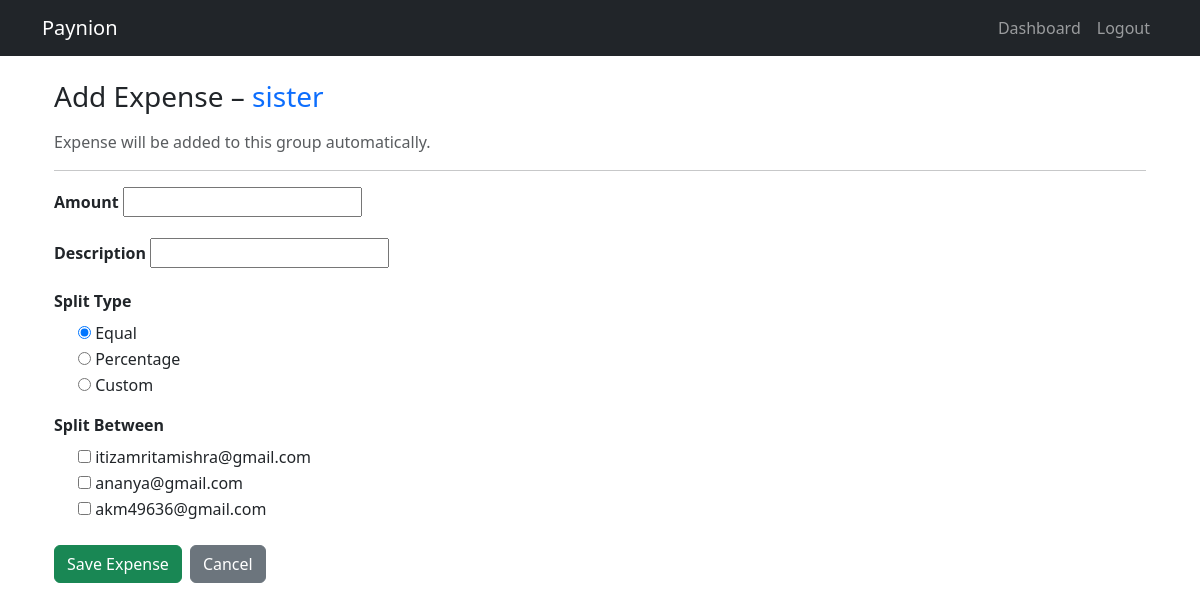
Before: /expenses/add/2/ (signed in) with the older database file.
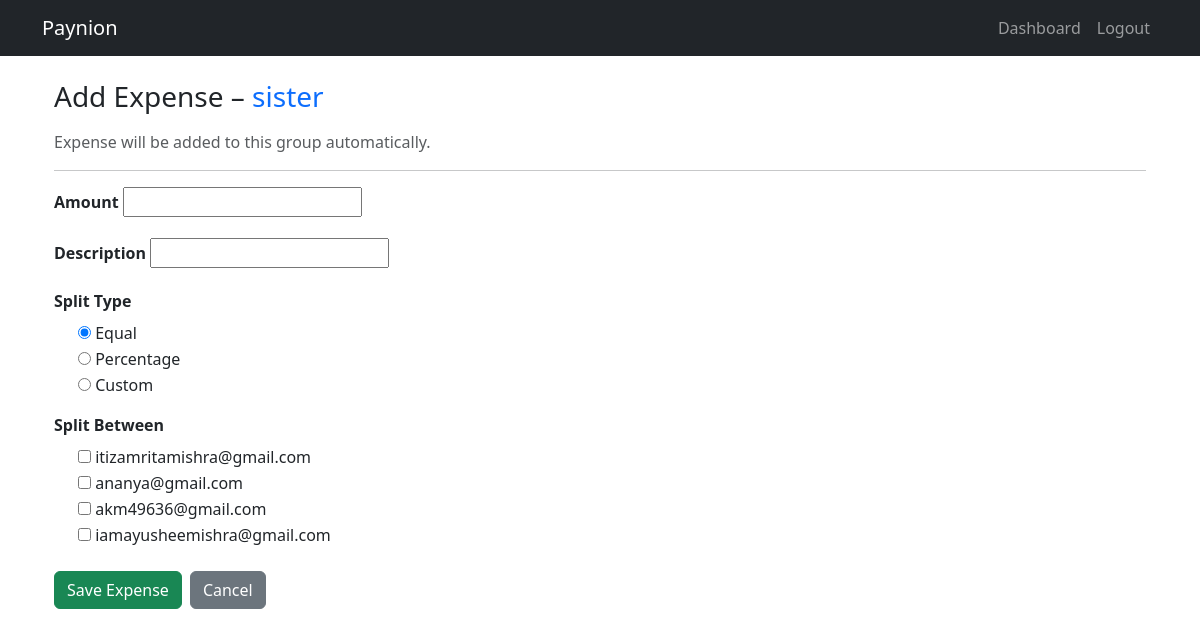
After: the same page with the newer database file.
### accounts/models.py (models this page shows)
class CustomUser(AbstractUser):
    email = models.EmailField(unique=True)
    full_name = models.CharField(max_length=255)
    phone = models.CharField(max_length=10, blank=True, null=True)
    profile_image = models.ImageField(upload_to=user_profile_path, default='default_profile.png')
    bio = models.CharField(max_length=255, blank=True, null=True)
    USERNAME_FIELD = 'email'
    REQUIRED_FIELDS = ['username', 'full_name']   # keep username but don't use for login
    def __str__(self):
        return self.email

### expenses/views.py (the view)
# urls.py: path("add/<int:group_id>/", add_expense, name="add_expense"),
@login_required
def add_expense(request, group_id):
    group = get_object_or_404(Group, id=group_id)
    if request.method == "POST":
        form = ExpenseForm(request.POST, group=group)
        if form.is_valid():
            expense = form.save(commit=False)
            expense.group = group
            expense.paid_by = request.user
            expense.save()
            users = form.cleaned_data["split_between"]
            expense.splits.all().delete()
            if expense.split_type == "equal":
                handle_equal_split(expense, users)
            elif expense.split_type == "percentage":
                handle_percentage_split(expense, users, request.POST)
            elif expense.split_type == "custom":
                handle_custom_split(expense, users, request.POST)
            messages.success(request, "Expense added successfully")
            return redirect("groups:group_detail", group.id)
    else:
        form = ExpenseForm(group=group)
    return render(request, "expenses/expense_form.html", {
        "form": form,
        "group": group
    })

### expenses/forms.py
class ExpenseForm(forms.ModelForm):
    split_between = forms.ModelMultipleChoiceField(
        queryset=User.objects.none(),
        widget=forms.CheckboxSelectMultiple,
        required=True
    )
    class Meta:
        model = Expense
        fields = [
            "amount",
            "description",
            "split_type",
        ]
        widgets = {
            "split_type": forms.RadioSelect()
        }
    def __init__(self, *args, **kwargs):
        group = kwargs.pop("group", None)
        super().__init__(*args, **kwargs)
        if group:
            self.fields["split_between"].queryset = group.members.all()
        else:
            self.fields["split_between"].queryset = User.objects.none()

### expenses/templates/expenses/expense_form.html (shortened to what this page needs)
{% extends "base.html" %}
{% block content %}
<div class="container mt-4">
    <h3 class="mb-3">
        {% if expense %}
            Edit Expense – <span class="text-primary">{{ expense.group.title }}</span>
        {% else %}
            Add Expense – <span class="text-primary">{{ group.title }}</span>
        {% endif %}
    </h3>
    <p class="text-muted">
        Expense will be added to this group automatically.
    </p>
    <hr>
    <form method="POST">
        <div class="mb-3">
            <label class="form-label fw-semibold">Amount</label>
            {{ form.amount }}
        </div>
        <div class="mb-3">
            <label class="form-label fw-semibold">Description</label>
            {{ form.description }}
        </div>
        <div class="mb-3">
            <label class="form-label fw-semibold">Split Type</label>
            {% for radio in form.split_type %}
            <div class="form-check">
                {{ radio.tag }}
                <label class="form-check-label">{{ radio.choice_label }}</label>
            </div>
            {% endfor %}
        </div>
        <div class="mb-3">
            <label class="form-label fw-semibold">Split Between</label>
            {% for user in form.split_between %}
            <div class="form-check">
                {{ user.tag }}
                <label class="form-check-label">{{ user.choice_label }}</label>
            </div>
            {% endfor %}
        </div>
        <div class="mt-4 d-flex gap-2">
            <button type="submit" class="btn btn-success" id="save-btn">
                {% if expense %}
                    Update Expense
                {% else %}
                    Save Expense
                {% endif %}
            </button>
            <a href="{% if expense %}{% url 'groups:group_detail' expense.group.id %}
                    {% else %}{% url 'groups:group_detail' group.id %}{% endif %}"
            class="btn btn-secondary">
                Cancel
            </a>
        </div>
    </form>
</div>
{% endblock %}

Changed rows visible on the page:
added CustomUser: choice_label "iamayusheemishra@gmail.com"
